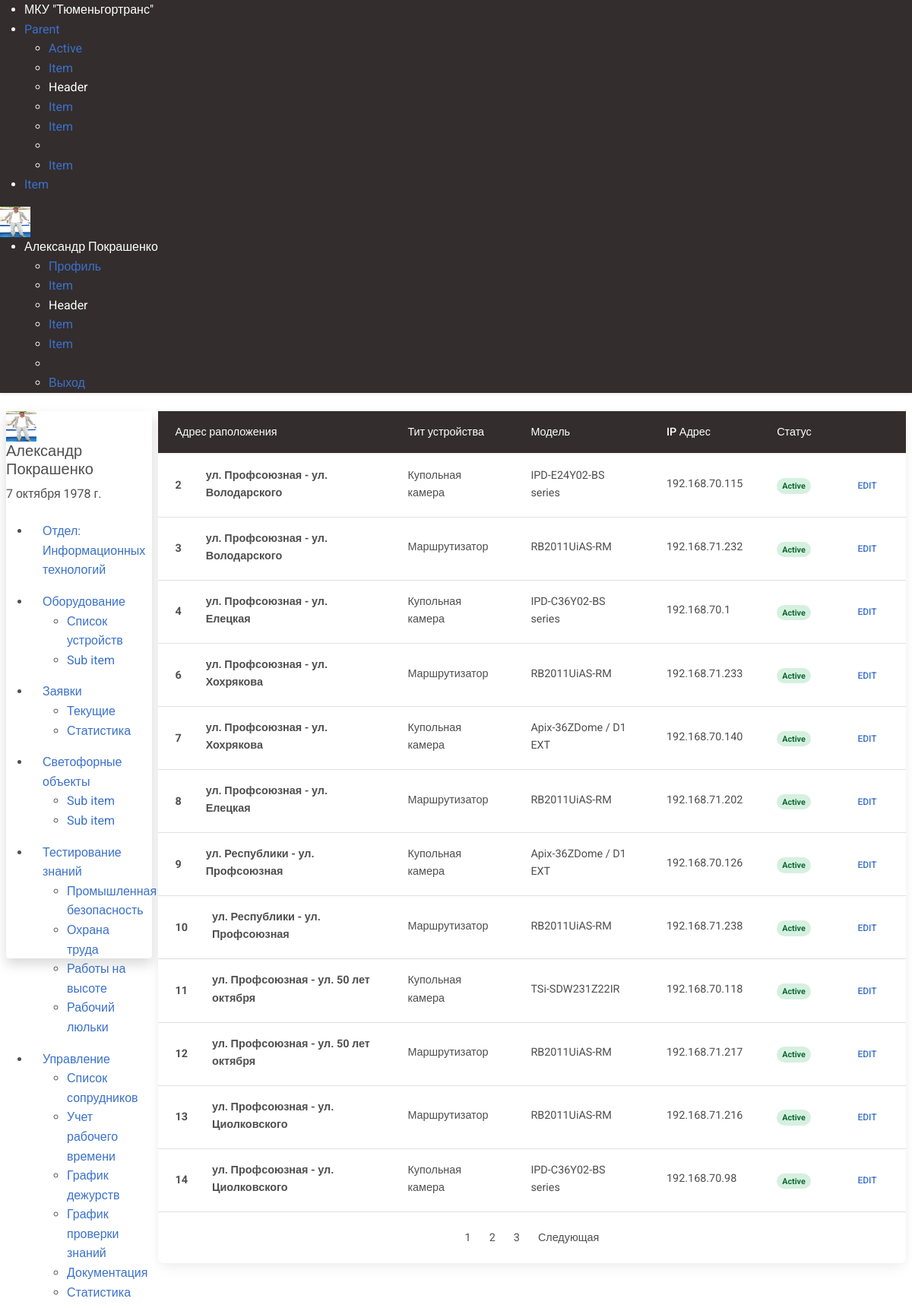
The page /devices/device_list/ (signed in) on the database its author committed.
### users/models.py (models this page shows, shortened)
class CustomUser(AbstractUser):
    middle_name = models.CharField('Отчество', max_length=50, blank=True, null=True)
    date_of_birth = models.DateField(blank=True, null=True, verbose_name='Дата рождения')
    phone_number_work = models.CharField('Рабочий телефон', max_length=16, blank=True, null=True)
    phone_number_mobile = models.CharField('Мобильный телефон', max_length=12, blank=True, null=True)
    department = models.ForeignKey(Department, blank=True, null=True, on_delete=models.CASCADE, verbose_name='Отдел')
    avatar = models.ImageField(upload_to='avatars/', blank=True, null=True)
    position = models.ForeignKey(Position, blank=True, null=True, on_delete=models.CASCADE, verbose_name='Должность')
    date_of_employment = models.DateField(blank=True, null=True, verbose_name='Дата трудоустройства')
    class Meta:
        verbose_name = 'Пользователь'
        verbose_name_plural = 'Пользователи'

class Department(models.Model):
    department = models.CharField('Отдел', max_length=50)
    slug = models.CharField('Слаг', max_length=70, blank=True)
    class Meta:
        verbose_name = "Отдел"
        verbose_name_plural = "Отделы"
    def __str__(self):
        return self.department

### devices/models.py (models this page shows, shortened)
class Device(models.Model):
    address = models.ForeignKey('cross.CrossRoad', on_delete=models.CASCADE, verbose_name='Адрес установки')
    device_type = models.ForeignKey('DeviceType', on_delete=models.CASCADE, verbose_name='Тип устройства')
    model = models.ForeignKey('DeviceModel', on_delete=models.CASCADE, verbose_name='Модель устройства')
    serial_number = models.CharField(max_length=15, verbose_name='Серийный номер')
    inventary_number = models.IntegerField(blank=True, null=True, verbose_name='Инвентарный номер')
    ip_address = models.GenericIPAddressField(default='192.168.70.1', verbose_name='IP Адрес устройства')
    mask = models.GenericIPAddressField(default='255.255.255.0', blank=True, null=True, verbose_name='Маска подсети')
    gateway = models.GenericIPAddressField(default='192.168.70.1', blank=True, null=True, verbose_name='Шлюз')
    class Meta:
        verbose_name = "Устройство"
        verbose_name_plural = "Устройства"

class DeviceType(models.Model):
    type = models.CharField(max_length=50, blank=True, null=True, verbose_name='Тип устройства')
    slug = models.SlugField(max_length=60, blank=True, null=True)
    class Meta:
        verbose_name = "Тип устройства"
        verbose_name_plural = "Типы устройств"
    def __str__(self):
        return self.type

class DeviceModel(models.Model):
    manufacturer = models.CharField(max_length=50, blank=True, null=True, verbose_name='Проиводитель')
    model = models.CharField(max_length=100, blank=True, null=True, verbose_name='Модель оборудования')
    type = models.ForeignKey(DeviceType, on_delete=models.CASCADE, blank=True, null=True, verbose_name='Тип устройства')
    slug = models.SlugField(max_length=120, blank=True, null=True, verbose_name='Слаг')
    class Meta:
        verbose_name = "Модель оборудования"
        verbose_name_plural = "Модели оборудования"
    def __str__(self):
        return self.model

### cross/models.py (models this page shows)
class CrossRoad(models.Model):
    address = models.CharField(max_length=100, verbose_name="Адрес")
    latitude = models.FloatField(verbose_name='Широта')
    longitude = models.FloatField(verbose_name='Долгота')
    class Meta:
        verbose_name = 'Перекрёсток'
        verbose_name_plural = 'Перекрёстки'
    def __str__(self):
        return self.address

### devices/views.py (the view)
# urls.py: path('device_list/', DeviceListView.as_view(), name='device_list')
class DeviceListView(ListView):
    model = Device
    paginate_by = 12

### templates/devices/device_list.html (shortened to what this page needs)
{% extends 'users/main.html' %}
{% block content %}
<div class="card m-2 mt-2">
<table class="table align-middle mb-0 bg-white">
  <thead class="bg-dark text-white card-header">
    <tr class="">
      <th>Адрес раположения</th>
      <th>Тит устройства</th>
      <th>Модель</th>
      <th>IP Адрес</th>
      <th>Статус</th>
        <th></th>
    </tr>
  </thead>
  <tbody>
  {% for device in object_list %}
    <tr>
      <td>
        <div class="d-flex align-items-center">
            <div class="me-3">
                <strong>{{ device.pk }}</strong>
            </div>
          <div class="ms-3">
            <p class="fw-bold mb-1">{{ device.address }}</p>
          </div>
        </div>
      </td>
      <td>
        <p class="fw-normal mb-1">{{ device.device_type }}</p>
      </td>
      <td>
        <p class="fw-normal mb-1">{{ device.model }}</p>
      </td>
        <td>
            <p class="fw-normal mb-1">{{ device.ip_address }}</p>
        </td>
        <td>
            <span class="badge badge-success rounded-pill d-inline">Active</span>
        </td>
      <td>
        <button type="button" class="btn btn-link btn-sm btn-rounded">
          Edit
        </button>
      </td>
    </tr>
    {% endfor %}
  </tbody>
</table>
  <nav class="mt-3" aria-label="Page navigation example">
    <ul class="pagination justify-content-center">
      {% for page in page_obj.paginator %}
        <li class="page-item">
          <a class="page-link" href="?page={{ page.number}}">{{ page.number }}</a>
        </li>
      {% endfor %}
      <li class="page-item">
        {% if page_obj.has_next %}
          <a class="page-link" href="?page={{ page_obj.next_page_number }}">Следующая</a>
        {% endif %}
      </li>
    </ul>
</nav>
</div>
{% endblock %}

### templates/components/navbar.html (shortened to what this page needs)
{% load static %}
<nav class="uk-navbar-container shadow-sm bg-dark text-white">
    <div class="uk-container-expand uk-padding-small uk-padding-remove-top uk-padding-remove-bottom">
        <div uk-navbar class="">
            <div class="uk-navbar-left text-white">
                <ul class="uk-navbar-nav text-white">
                    <li class="uk-active"><a class="text-white" href="https://tgt72.ru/" target="_blank">МКУ "Тюменьгортранс"</a></li>
                    <li>
                        <a href="#">Parent </a>
                        <div class="uk-navbar-dropdown">
                            <ul class="uk-nav uk-navbar-dropdown-nav">
                                <li class="uk-active"><a href="#">Active</a></li>
                                <li><a href="#">Item</a></li>
                                <li class="uk-nav-header">Header</li>
                                <li><a href="#">Item</a></li>
                                <li><a href="#">Item</a></li>
                                <li class="uk-nav-divider"></li>
                                <li><a href="#">Item</a></li>
                            </ul>
                        </div>
                    </li>
                    <li><a href="#">Item</a></li>
                </ul>
            </div>
            <div class="uk-navbar-right">
                <div class="uk-width-auto">
                    {% if user.is_authenticated %}<img class="uk-border-circle" width="40" height="40" src="{{ user.avatar.url }}" alt="Avatar">{% endif %}
                </div>
                <ul class="uk-navbar-nav">
                    {% if user.is_authenticated %}
                    <li>
                        <a class="text-white" href="#">{{ user.first_name }} {{ user.last_name }}</a>
                        <div class="uk-navbar-dropdown">
                            <ul class="uk-nav uk-navbar-dropdown-nav">
                                <li class="uk-active"><a href="#">Профиль</a></li>
                                <li><a href="#">Item</a></li>
                                <li class="uk-nav-header">Header</li>
                                <li><a href="#">Item</a></li>
                                <li><a href="#">Item</a></li>
                                <li class="uk-nav-divider"></li>
                                <li><a href="{% url 'logout_user' %}">Выход</a></li>
                            </ul>
                        </div>
                    </li>
                    {% else %}
                    <li>
                        <a uk-icon="sign-in" href="{% url 'login_user' %}">Авторизоваться</a>
                    </li>
                    {% endif %}
                </ul>
            </div>
        </div>
    </div>
</nav>

### templates/components/left_sidebar.html (shortened to what this page needs)
{% load static %}
<div class="uk-card uk-card-default m-2 me-0 left_sidebar shadow">
    <div class="uk-card-header">
        <div class="uk-grid-small uk-flex-middle" uk-grid>
            <div class="uk-width-auto ps-0">
                <img class="uk-border-circle" width="40" height="40" src="{{ user.avatar.url }}" alt="Avatar">
            </div>
            <div class="uk-width-expand d-none d-md-block">
                <h5 class="uk-card-title uk-margin-remove-bottom">{{ user.first_name }} {{ user.last_name }}</h5>
                <p class="uk-text-meta uk-margin-remove-top">
                    <time datetime="2023-04-10T12:00">
                        {{ user.date_of_birth }}
                    </time>
                </p>
            </div>
        </div>
    </div>
    <div class="">
    <ul class="uk-nav-default" uk-nav="multiple: true">
        <li class="uk-active p-3 pt-2 pb-2"><a href="#">Отдел: {{ user.department }}</a></li>
        <li class="uk-parent p-3 pt-2 pb-2">
            <a class="" href="#">Оборудование </a>
            <ul class="uk-nav-sub">
                <li><a href="{% url 'device_list' %}">Список устройств</a></li>
                <li>
                    <a href="#">Sub item</a>
                </li>
            </ul>
        </li>
        <li class="uk-parent p-3 pt-2 pb-2">
            <a href="#">Заявки </a>
            <ul class="uk-nav-sub">
                <li class=""><a href="#">Текущие</a></li>
                <li class=""><a href="#">Статистика</a></li>
            </ul>
        </li>
        <li class="uk-parent p-3 pt-2 pb-2">
            <a href="#">Светофорные объекты </a>
            <ul class="uk-nav-sub">
                <li><a href="#">Sub item</a></li>
                <li><a href="#">Sub item</a></li>
            </ul>
        </li>
        <li class="uk-parent p-3 pt-2 pb-2">
            <a href="#">Тестирование знаний </a>
            <ul class="uk-nav-sub">
                <li><a href="#">Промышленная безопасность</a></li>
                <li><a href="#">Охрана труда</a></li>
                <li><a href="#">Работы на высоте</a></li>
                <li><a href="#">Рабочий люльки</a></li>
            </ul>
        </li>
        <li class="uk-parent p-3 pt-2 pb-2">
            <a href="#">Управление </a>
            <ul class="uk-nav-sub">
                <li class=""><a href="{% url 'user_list' %}">Список сопрудников</a></li>
                <li class=""><a href="#">Учет рабочего времени</a></li>
                <li><a href="#">График дежурств</a></li>
                <li><a href="#">График проверки знаний</a></li>
                <li><a href="#">Документация</a></li>
                <li><a href="#">Статистика</a></li>
            </ul>
        </li>
    </ul>
</div>
</div>

### static/css/styles.css (style rules this page uses)
.left_sidebar { height: 90vh; position: sticky; border-radius: 4px; }

### rows shown on the page
CustomUser: avatar (picture), first_name "Александр", last_name "Покрашенко", date_of_birth "7 октября 1978 г.", department "Информационных технологий"
Device: pk "2", address "ул. Профсоюзная - ул. Володарского", device_type "Купольная камера", model "IPD-E24Y02-BS series", ip_address "192.168.70.115"
Device: pk "3", address "ул. Профсоюзная - ул. Володарского", device_type "Маршрутизатор", model "RB2011UiAS-RM", ip_address "192.168.71.232"
Device: pk "4", address "ул. Профсоюзная - ул. Елецкая", device_type "Купольная камера", model "IPD-C36Y02-BS series", ip_address "192.168.70.1"
Device: pk "6", address "ул. Профсоюзная - ул. Хохрякова", device_type "Маршрутизатор", model "RB2011UiAS-RM", ip_address "192.168.71.233"
Device: pk "7", address "ул. Профсоюзная - ул. Хохрякова", device_type "Купольная камера", model "Apix-36ZDome / D1 EXT", ip_address "192.168.70.140"
Device: pk "8", address "ул. Профсоюзная - ул. Елецкая", device_type "Маршрутизатор", model "RB2011UiAS-RM", ip_address "192.168.71.202"
Device: pk "9", address "ул. Республики - ул. Профсоюзная", device_type "Купольная камера", model "Apix-36ZDome / D1 EXT", ip_address "192.168.70.126"
Device: pk "10", address "ул. Республики - ул. Профсоюзная", device_type "Маршрутизатор", model "RB2011UiAS-RM", ip_address "192.168.71.238"
Device: pk "11", address "ул. Профсоюзная - ул. 50 лет октября", device_type "Купольная камера", model "TSi-SDW231Z22IR", ip_address "192.168.70.118"
Device: pk "12", address "ул. Профсоюзная - ул. 50 лет октября", device_type "Маршрутизатор", model "RB2011UiAS-RM", ip_address "192.168.71.217"
Device: pk "13", address "ул. Профсоюзная - ул. Циолковского", device_type "Маршрутизатор", model "RB2011UiAS-RM", ip_address "192.168.71.216"
Device: pk "14", address "ул. Профсоюзная - ул. Циолковского", device_type "Купольная камера", model "IPD-C36Y02-BS series", ip_address "192.168.70.98"

### other values the page prints
{{ page.number }} "1" "2" "3"
